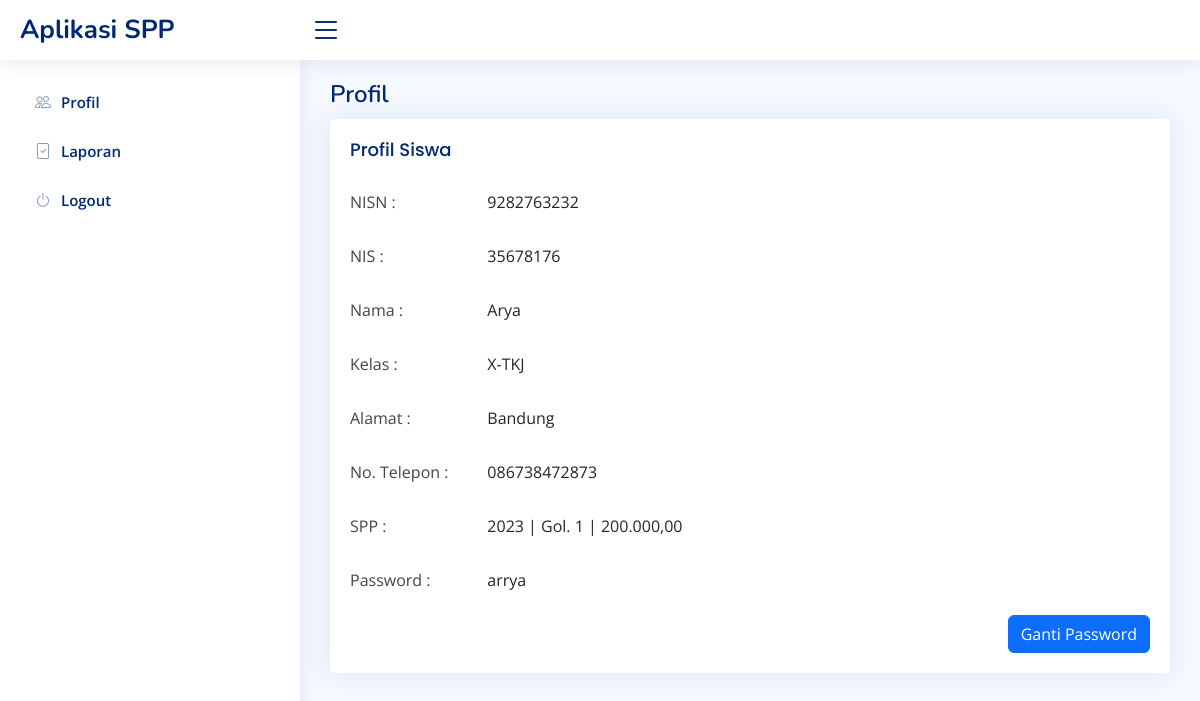
Screenshot of /siswa (signed in) with the database file from the repository.
### tables this page shows
CREATE TABLE `siswa` (
  `nisn` char(10) NOT NULL,
  `nis` char(8) NOT NULL,
  `nama` varchar(35) NOT NULL,
  `id_kelas` int(11) NOT NULL,
  `alamat` text NOT NULL,
  `no_telp` varchar(13) NOT NULL,
  `id_spp` int(11) NOT NULL,
  `password` varchar(32) NOT NULL
);

CREATE TABLE `kelas` (
  `id_kelas` int(11) NOT NULL,
  `nama_kelas` varchar(10) NOT NULL,
  `id_komp` int(11) NOT NULL
);

CREATE TABLE `kompetensi` (
  `id_komp` int(11) NOT NULL,
  `nama_komp` varchar(50) NOT NULL
);

CREATE TABLE `spp` (
  `id_spp` int(11) NOT NULL,
  `tahun` int(11) NOT NULL,
  `golongan` enum('1','2') NOT NULL,
  `nominal` int(11) NOT NULL
);

### siswa/index.php (the view, shortened to what this page needs)
<?php
include "../config/koneksi.php";
$nisn = $_SESSION['nisn'];
?>
<!DOCTYPE html>
<html lang="en">
<head>
  <?php include "header.php"; ?>
</head>
<body>
<?php include "sidebar.php"; ?>
  <main id="main" class="main">
    <div class="pagetitle">
      <h1>Profil</h1>
    </div>
    <section class="section">
      <div class="row">
        <div class="col">
          <div class="card">
              <div class="card-body">
                <h5 class="card-title">Profil Siswa</h5>
                <?php
                $sql = "select *from siswa,spp,kelas,kompetensi where siswa.id_kelas=kelas.id_kelas and siswa.id_spp=spp.id_spp and kelas.id_komp=kompetensi.id_komp and nisn='$nisn'";
                $query = mysqli_query($koneksi, $sql);
                foreach ($query as $row){
                ?>
                <form method="post" action="">
                <div class="mb-3 row">
                  <label class="col-sm-2 col-form-label">NISN :</label>
                  <div class="col-sm-10">
                    <input type="text" readonly class="form-control-plaintext" value="<?= $row['nisn']?>">
                  </div>
                </div>
                <div class="mb-3 row">
                  <label class="col-sm-2 col-form-label">NIS :</label>
                  <div class="col-sm-10">
                    <input type="text" readonly class="form-control-plaintext" value="<?= $row['nis']?>">
                  </div>
                </div>
                <div class="mb-3 row">
                  <label class="col-sm-2 col-form-label">Nama :</label>
                  <div class="col-sm-10">
                    <input type="text" readonly class="form-control-plaintext" value="<?= $row['nama']?>">
                  </div>
                </div>
                <div class="mb-3 row">
                  <label class="col-sm-2 col-form-label">Kelas :</label>
                  <div class="col-sm-10">
                    <input type="text" readonly class="form-control-plaintext" value="<?= $row['nama_kelas']?>-<?= $row['nama_komp']?>">
                  </div>
                </div>
                <div class="mb-3 row">
                  <label class="col-sm-2 col-form-label">Alamat :</label>
                  <div class="col-sm-10">
                    <input type="text" readonly class="form-control-plaintext" value="<?= $row['alamat']?>">
                  </div>
                </div>
                <div class="mb-3 row">
                  <label class="col-sm-2 col-form-label">No. Telepon :</label>
                  <div class="col-sm-10">
                    <input type="text" readonly class="form-control-plaintext" value="<?= $row['no_telp']?>">
                  </div>
                </div>
                <div class="mb-3 row">
                  <label class="col-sm-2 col-form-label">SPP :</label>
                  <div class="col-sm-10">
                    <input type="text" readonly class="form-control-plaintext" value="<?= $row['tahun']?> | Gol. <?= $row['golongan']?> | <?= number_format($row['nominal'],2,',','.');?>">
                  </div>
                </div>
                <div class="mb-3 row">
                  <label class="col-sm-2 col-form-label">Password :</label>
                  <div class="col-sm-10">
                    <input type="text" readonly class="form-control-plaintext" name="password" value="<?= $row['password']?>">
                  </div>
                </div>
                <div class="mb-3">
                <button type="button" class="btn btn-primary float-end" data-bs-toggle="modal" data-bs-target="#exampleModal">
                Ganti Password
                </button>
                </div>
                </form>
                <?php } ?>
            </div>
        </div>
      </div>
    </section>
  </main>
</body>
</html>

### assets/css/style.css (style rules this page uses)
:root { scroll-behavior: smooth; }
body { font-family: "Open Sans", sans-serif; background: #f6f9ff; color: #444444; }
h1, h2, h3, h4, h5, h6 { font-family: "Nunito", sans-serif; }
#main { margin-top: 60px; padding: 20px 30px; transition: all 0.3s; }
.pagetitle { margin-bottom: 10px; }
.pagetitle h1 { font-size: 24px; margin-bottom: 0; font-weight: 600; color: #012970; }
.card { margin-bottom: 30px; border: none; border-radius: 5px; box-shadow: 0px 0 30px rgba(1, 41, 112, 0.1); }
.card-title { padding: 20px 0 15px 0; font-size: 18px; font-weight: 500; color: #012970; font-family: "Poppins", sans-serif; }
.card-body { padding: 0 20px 20px 20px; }
@media (min-width: 1200px) { #main, #footer { margin-left: 300px; } }

### rows the page displays
siswa: nisn "9282763232", nis "35678176", nama "Arya", id_kelas.nama_komp "X-TKJ", alamat "Bandung", no_telp "086738472873", id_spp.nominal "2023 | Gol. 1 | 200.000,00", password "arrya"
